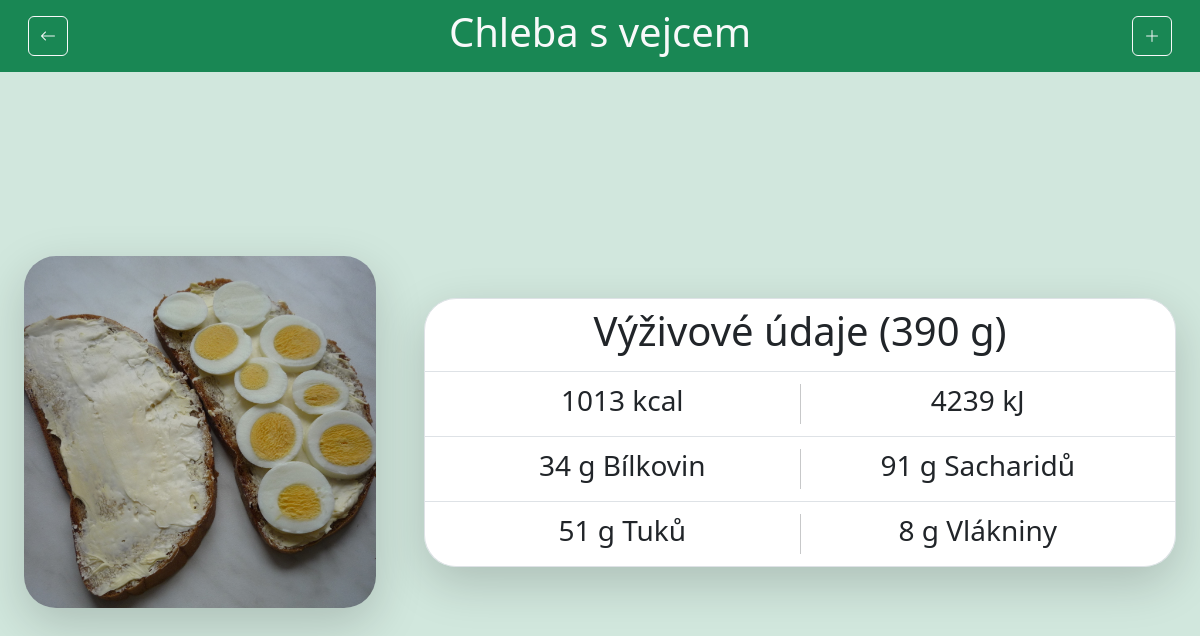
/detail-potraviny/6, run on the app's committed database.
### main/models.py (models this page shows, shortened)
class Meal(models.Model):
    name = models.CharField(max_length=400)
    photo = models.ImageField(upload_to="images/", null=True, blank=True)
    def get_weight(self):
        all_relations = FoodInMeal.objects.filter(meal=self)
        total = 0
        for i in all_relations:
            total += i.food_weight
        return total
    def get_kcal(self):
        all_relations = FoodInMeal.objects.filter(meal=self)
        total = 0
        for i in all_relations:
            total += (int)((i.food_weight/100) * i.food.kcalPer100g)
        return total
    def get_kJ(self):
        return int(self.get_kcal() * 4.185)
    def get_protein(self):
        all_relations = FoodInMeal.objects.filter(meal=self)
        total = 0
        for i in all_relations:
            total += (int)((i.food_weight/100) * i.food.proteinPer100g)
        return total
    def get_carbs(self):
        all_relations = FoodInMeal.objects.filter(meal=self)
        total = 0
        for i in all_relations:
            total += (int)((i.food_weight/100) * i.food.carbsPer100g)
        return total
    def get_fat(self):
        all_relations = FoodInMeal.objects.filter(meal=self)
        total = 0
        for i in all_relations:
            total += (int)((i.food_weight/100) * i.food.fatPer100g)
        return total
    def get_fiber(self):
        all_relations = FoodInMeal.objects.filter(meal=self)
        total = 0
        for i in all_relations:
            total += (int)((i.food_weight/100) * i.food.fiberPer100g)
        return total

class FoodInMeal(models.Model):
    food = models.ForeignKey(Food, on_delete=models.CASCADE)
    meal = models.ForeignKey(Meal, on_delete=models.CASCADE)
    food_weight = models.IntegerField(null=True, blank=True)

class Food(models.Model):
    name = models.CharField(max_length=300)
    photo = models.ImageField(upload_to="images/", null=True, blank=True)
    kcalPer100g = models.IntegerField(null=True, blank=True)
    proteinPer100g = models.FloatField(null=True, blank=True)
    carbsPer100g = models.FloatField(null=True, blank=True)
    fatPer100g = models.FloatField(null=True, blank=True)
    fiberPer100g = models.FloatField(null=True, blank=True)
    grams_per_teaspoon = models.FloatField(null=True, blank=True)
    grams_per_tablespoon = models.FloatField(null=True, blank=True)
    grams_per_piece = models.FloatField(null=True, blank=True)

### main/views.py (the view)
# urls.py: path('detail-potraviny/<int:food_id>', views.food_detail, name='food_detail'),
def food_detail(request, food_id):
    item = FoodAndMeal.objects.get(id=food_id)
    if item.type == "food":
        food = Food.objects.get(id=item.food.id)
        return render(request, 'main/detail-potraviny.html', {'food': food})
    elif item.type == "meal":
        meal = Meal.objects.get(id=item.meal.id)
        return render(request, 'main/detail-jidla.html', {'meal': meal})

### main/templates/main/detail-jidla.html (shortened to what this page needs)
{% extends 'main/potravina-navbar.html' %}
{% block jmeno-potraviny %}
{{ meal.name }}
{% endblock %}
{% block content %}
    <div class="row text-center align-items-center" style="height: 90vh; width: 100vw;">
        <div class="col-md-4 p-4">
            <img src="{{ meal.photo.url }}" class=" w-100 shadow-lg rounded-5" alt="orazek">
        </div>
        <div class="col-md-8 p-4">
            <div class="list-group rounded-5 shadow-lg">
                <div class="list-group-item">
                    <h1>Výživové údaje ({{ meal.get_weight }} g)</h1>
                </div>
                <div class="list-group-item">
                    <h1 class="m-1 d-flex justify-content-evenly" >
                        <div class="fs-3" style="flex: 1 1 0;">{{ meal.get_kcal }} kcal</div>
                        <div class="fs-3" style="flex: 1 1 0;">{{ meal.get_kJ }} kJ</div>
                    </h1>
                </div>
                <div class="list-group-item">
                    <h1 class="m-1 d-flex justify-content-evenly" style="flex: 1 1 0;">
                        <div class="fs-3" style="flex: 1 1 0;">{{ meal.get_protein }} g Bílkovin</div>
                        <div class="fs-3" style="flex: 1 1 0;">{{ meal.get_carbs }} g Sacharidů</div>
                    </h1>
                </div>
                <div class="list-group-item">
                    <h1 class="m-1 d-flex justify-content-evenly" style="flex: 1 1 0;">
                        <div class="fs-3" style="flex: 1 1 0;">{{ meal.get_fat }} g Tuků</div>
                        <div class="fs-3" style="flex: 1 1 0;">{{ meal.get_fiber }} g Vlákniny</div>
                    </h1>
                </div>
            </div>
        </div>
    </div>
{% endblock %}

### data on the page
Meal: name "Chleba s vejcem", photo (picture), get_weight "390", get_kcal "1013", get_kJ "4239", get_protein "34", get_carbs "91", get_fat "51", get_fiber "8"
